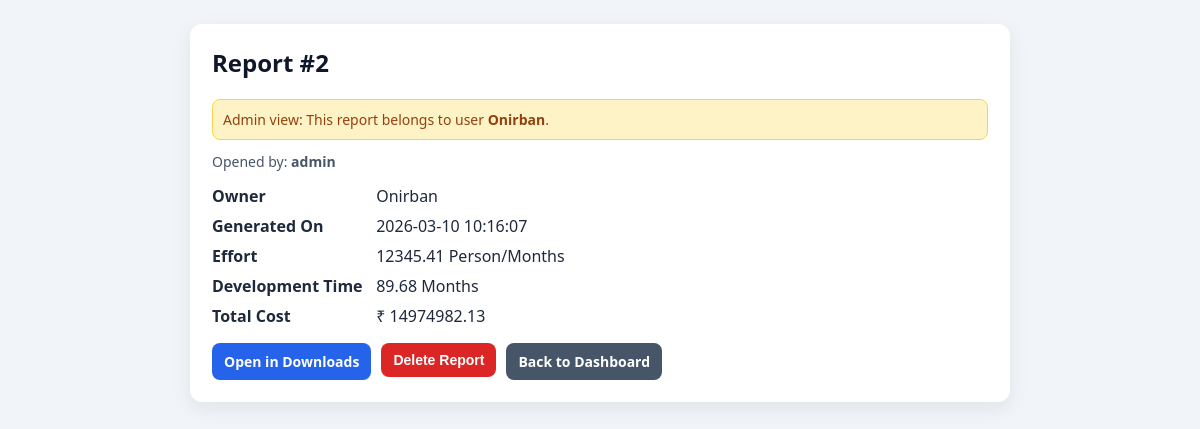
Page /report/2 (signed in) on the committed database.
### tables this page shows
CREATE TABLE reports (
            id INTEGER PRIMARY KEY AUTOINCREMENT,
            user_id INTEGER NOT NULL,
            created_at TEXT NOT NULL,
            effort REAL NOT NULL,
            time REAL NOT NULL,
            cost REAL NOT NULL,
            FOREIGN KEY (user_id) REFERENCES users (id)
        );

CREATE TABLE users (
            id INTEGER PRIMARY KEY AUTOINCREMENT,
            username TEXT UNIQUE NOT NULL,
            password_hash TEXT NOT NULL,
            created_at TEXT NOT NULL
        , is_admin INTEGER NOT NULL DEFAULT 0);

### app.py (the view)
@app.route("/report/<int:report_id>")
def report_detail(report_id):
    if not session.get("user"):
        return redirect(url_for("auth"))
    username = session.get("user")
    user_record = get_user_by_username(username)
    if not user_record:
        session.clear()
        return redirect(url_for("auth"))
    report = get_report_by_id(report_id)
    if not report:
        flash("Report not found.", "error")
        return redirect(url_for("dashboard"))
    is_admin = bool(user_record["is_admin"])
    is_owner = report["user_id"] == user_record["id"]
    if not is_admin and not is_owner:
        flash("You are not authorized to view this report.", "error")
        return redirect(url_for("dashboard"))
    return render_template(
        "report_detail.html",
        report=report,
        user=username,
        is_admin=is_admin,
        is_owner=is_owner
    )

### app.py (called while the page is built)
def get_db_connection():
    conn = sqlite3.connect(DB_PATH)
    conn.row_factory = sqlite3.Row
    return conn

def get_user_by_username(username):
    conn = get_db_connection()
    user = conn.execute(
        "SELECT id, username, password_hash, is_admin FROM users WHERE username = ?",
        (username,)
    ).fetchone()
    conn.close()
    return user

def get_report_by_id(report_id):
    conn = get_db_connection()
    row = conn.execute(
        """
        SELECT r.id, r.user_id, r.created_at, r.effort, r.time, r.cost, u.username
        FROM reports r
        JOIN users u ON r.user_id = u.id
        WHERE r.id = ?
        """,
        (report_id,)
    ).fetchone()
    conn.close()
    return dict(row) if row else None

### templates/report_detail.html (shortened to what this page needs)
<!DOCTYPE html>
<html lang="en">
<head>
</head>
<body>
<div class="container">
    <div class="card">
        <h2>Report #{{ report.id }}</h2>
        {% if is_admin and not is_owner %}
        <div class="admin-note">Admin view: This report belongs to user <b>{{ report.username }}</b>.</div>
        {% endif %}
        <div class="meta">Opened by: <b>{{ user }}</b></div>
        <div class="row"><b>Owner</b> {{ report.username }}</div>
        <div class="row"><b>Generated On</b> {{ report.created_at }}</div>
        <div class="row"><b>Effort</b> {{ report.effort }} Person/Months</div>
        <div class="row"><b>Development Time</b> {{ report.time }} Months</div>
        <div class="row"><b>Total Cost</b> ₹ {{ report.cost }}</div>
        <div class="actions">
            <a class="btn" href="{{ url_for('download_page') }}">Open in Downloads</a>
            <form method="POST" action="{{ url_for('delete_report', report_id=report.id, source='dashboard') }}" onsubmit="return confirm('Delete this report permanently?');">
                <button type="submit" class="btn delete">Delete Report</button>
            </form>
            <a class="btn back" href="{{ url_for('dashboard') }}">Back to Dashboard</a>
        </div>
    </div>
</div>
</body>
</html>

### templates/report_detail.html (style rules this page uses)
body { font-family: "Segoe UI", Arial, sans-serif; background: #f1f5f9; margin: 0; padding: 24px; }
.container { max-width: 820px; margin: 0 auto; }
.card { background: #ffffff; border-radius: 12px; padding: 22px; box-shadow: 0 6px 20px rgba(15, 23, 42, 0.08); }
h2 { margin-top: 0; color: #0f172a; }
.meta { color: #475569; font-size: 14px; margin-bottom: 14px; }
.row { margin: 8px 0; color: #1e293b; }
.row b { display: inline-block; min-width: 160px; }
.actions { display: flex; gap: 10px; flex-wrap: wrap; margin-top: 16px; }
.btn { display: inline-block; text-align: center; text-decoration: none; padding: 9px 12px; border-radius: 8px; color: white; background: #2563eb; font-size: 14px; font-weight: 600; border: none; cursor: pointer; }
.btn.delete { background: #dc2626; }
.btn.back { background: #475569; }
.admin-note { background: #fef3c7; color: #92400e; border: 1px solid #fcd34d; border-radius: 8px; padding: 10px; margin-bottom: 12px; font-size: 14px; }

### rows in the picture
reports: id "2", created_at "2026-03-10 10:16:07", effort "12345.41", time "89.68", cost "14974982.13"
users: username "Onirban"
users: username "admin"
